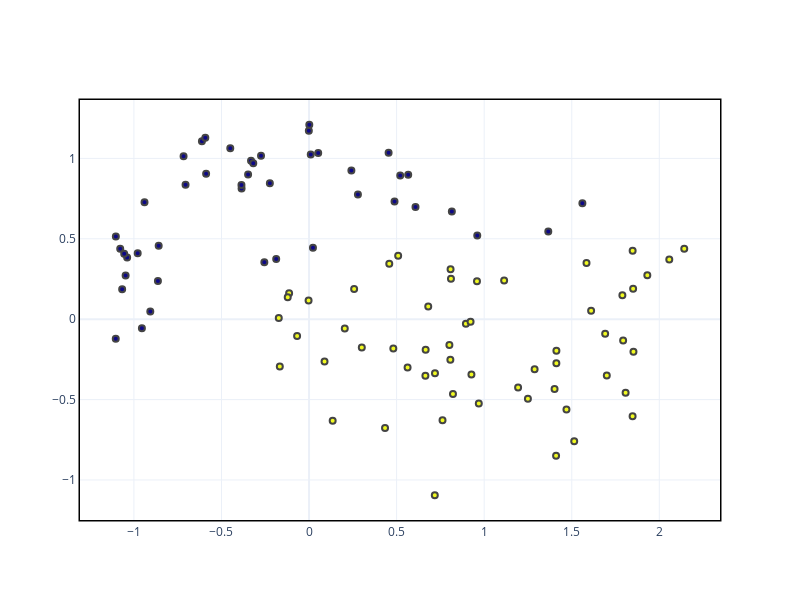

The notebook cell this image was saved under:
### Code cell
learner.fit(train_X[labeled_mask], train_y[labeled_mask])
acc = eval_acc(test_X, test_y, vis=True)
